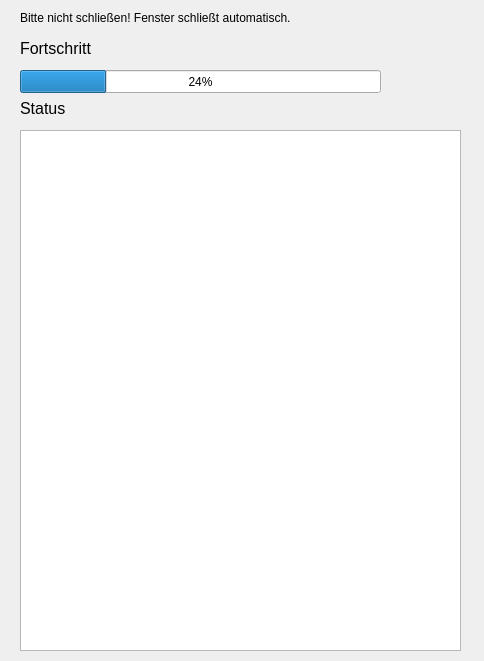
<?xml version="1.0" encoding="UTF-8"?>
<ui version="4.0">
 <class>SendVoteStatus</class>
 <widget class="QWidget" name="SendVoteStatus">
  <property name="windowModality">
   <enum>Qt::ApplicationModal</enum>
  </property>
  <property name="geometry">
   <rect>
    <x>0</x>
    <y>0</y>
    <width>484</width>
    <height>661</height>
   </rect>
  </property>
  <property name="windowTitle">
   <string>Stimmabgabe läuft ...</string>
  </property>
  <widget class="QProgressBar" name="progressBar">
   <property name="geometry">
    <rect>
     <x>20</x>
     <y>70</y>
     <width>361</width>
     <height>23</height>
    </rect>
   </property>
   <property name="value">
    <number>24</number>
   </property>
  </widget>
  <widget class="QLabel" name="label">
   <property name="geometry">
    <rect>
     <x>20</x>
     <y>40</y>
     <width>81</width>
     <height>16</height>
    </rect>
   </property>
   <property name="font">
    <font>
     <pointsize>12</pointsize>
    </font>
   </property>
   <property name="text">
    <string>Fortschritt</string>
   </property>
  </widget>
  <widget class="QListWidget" name="listWidget">
   <property name="geometry">
    <rect>
     <x>20</x>
     <y>130</y>
     <width>441</width>
     <height>521</height>
    </rect>
   </property>
   <property name="resizeMode">
    <enum>QListView::Adjust</enum>
   </property>
   <property name="layoutMode">
    <enum>QListView::Batched</enum>
   </property>
  </widget>
  <widget class="QLabel" name="label_2">
   <property name="geometry">
    <rect>
     <x>20</x>
     <y>100</y>
     <width>71</width>
     <height>16</height>
    </rect>
   </property>
   <property name="font">
    <font>
     <pointsize>12</pointsize>
    </font>
   </property>
   <property name="text">
    <string>Status</string>
   </property>
  </widget>
  <widget class="QLabel" name="label_3">
   <property name="geometry">
    <rect>
     <x>20</x>
     <y>10</y>
     <width>351</width>
     <height>16</height>
    </rect>
   </property>
   <property name="text">
    <string>Bitte nicht schließen! Fenster schließt automatisch.</string>
   </property>
  </widget>
 </widget>
 <resources/>
 <connections/>
</ui>
